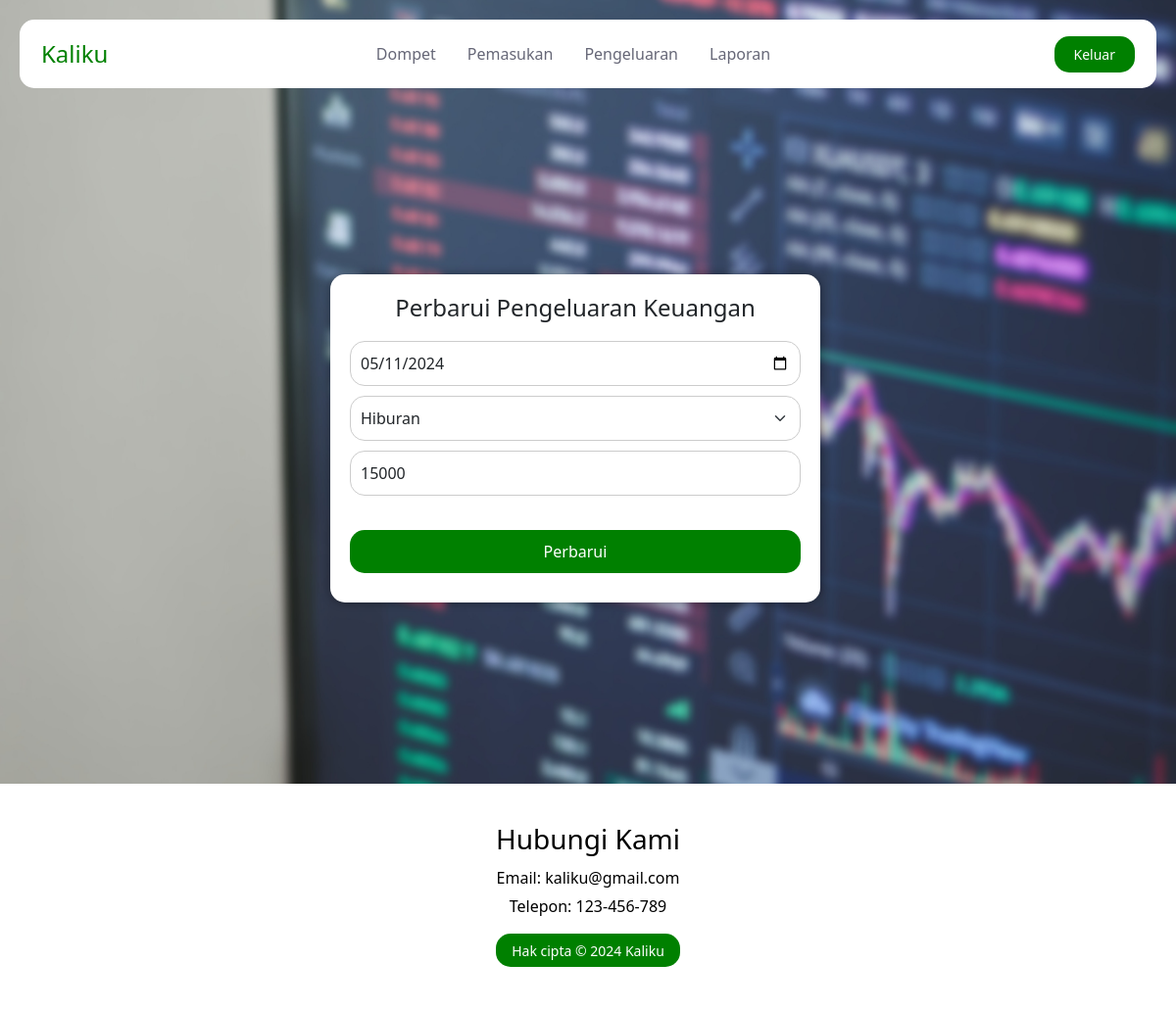
Screenshot of /edit_pengeluaran.php?id_pengeluaran=18 with the database file from the repository.
### tables this page shows
CREATE TABLE `pengeluaran` (
  `id_pengeluaran` int(11) NOT NULL,
  `id_user` int(11) NOT NULL,
  `tanggal` date NOT NULL,
  `sumber` varchar(50) NOT NULL,
  `jumlah` int(100) NOT NULL,
  `created_at` datetime NOT NULL DEFAULT current_timestamp()
);

### edit_pengeluaran.php (the view, shortened to what this page needs)
<?php
include "database/kaliku.php";
if (isset($_GET['id_pengeluaran'])) {
    $id_pengeluaran = $_GET['id_pengeluaran'];
    $sql = "SELECT * FROM pengeluaran WHERE id_pengeluaran = $id_pengeluaran";
    $result_pengeluaran = $db->query($sql);
    $row = mysqli_fetch_assoc($result_pengeluaran);
    $tanggal= $row ['tanggal'];
    $sumber= $row ['sumber'];
    $jumlah= $row ['jumlah'];
} else {
    echo "ID tidak tersedia.";
    exit();
}
?>
<!DOCTYPE html>
<html lang="en">
<head>
    <link href="https://cdn.jsdelivr.net/npm/bootstrap@5.3.3/dist/css/bootstrap.min.css" rel="stylesheet">
</head>
<body>
<nav class="navbar navbar-expand-lg fixed-top">
    <div class="container">
      <a class="navbar-brand me-auto" href="#">Kaliku</a>
      <div class="offcanvas offcanvas-end" tabindex="-1" id="offcanvasNavbar" aria-labelledby="offcanvasNavbarLabel">
        <div class="offcanvas-body">
          <ul class="navbar-nav justify-content-center flex-grow-1 pe-3">
            <li class="nav-item">
              <a class="nav-link mx-lg-2" aria-current="page" href="dashboard.php">Dompet</a>
            </li>
            <li class="nav-item">
              <a class="nav-link mx-lg-2" href="pemasukan.php">Pemasukan</a>
            </li>
            <li class="nav-item">
              <a class="nav-link mx-lg-2" href="pengeluaran.php">Pengeluaran</a>
            </li>
            <li class="nav-item">
              <a class="nav-link mx-lg-2" href="laporan.php">Laporan</a>
            </li>
          </ul>
        </div>
      </div>
      <a href="index.php" class="logout-button">Keluar</a>
    </div>
    </nav>
    <div class="container-pemasukan">
    <div class="container">
    <form action="edit_pengeluaran.php?id_pengeluaran=<?php echo $id_pengeluaran;?>" method="POST" class="sign-in-form">
      <h4>Perbarui Pengeluaran Keuangan</h4>
      <input type="date" name="tanggal" class="form-control" value="<?php echo $tanggal;?>">
      <select name="sumber" class="form-select" type="select">
            <optgroup label="Sekunder">
                <option value="Hiburan" <?php if ($sumber == "Hiburan") echo "selected"; ?>>Hiburan</option>
            </optgroup>
      </select>
      <input type="number" name="jumlah" class="form-control" value="<?php echo $jumlah;?>">
      <button style="background-color: green; color: white;" type="submit" name="update" class="btn">Perbarui</button>
    </form>
    </div>
    </div>
    <footer>
    <div class="container-footer">
        <div class="footer-column">
        <h3>Hubungi Kami</h3>
        <ul>
            <li><a href="mailto:kaliku@gmail.com">Email: kaliku@gmail.com</a></li>
            <li><a href="tel:123-456-789">Telepon: 123-456-789</a></li>
        </ul>
        <div class="bottom-footer">
            <small>Hak cipta &copy; 2024 Kaliku</small>
        </div>
        </div>
    </div>
    </footer>
</body>
</html>

### edit_pengeluaran.php (style rules this page uses)
.navbar { background-color: white; height: 70px; margin: 20px; border-radius: 15px; padding: 0.5rem; }
.navbar-brand { font-weight: 500; color: green; font-size: 24px; transition: 0.3s color; }
.logout-button { background-color: green; color: white; font-size: 14px; padding: 8px 20px; border-radius: 15px; text-decoration: none; transition: 0.3s background-color; }
.nav-link { color: #666777; font-weight: 500; position: relative; }
@media (min-width: 991px) { .nav-link::before { content: ""; position: absolute; bottom: 0; left: 50%; transform: translateX(-50%); width: 0; height: 2px; background-color: green; visibility: hidden; transition: 0.3s ease-in-out; } }
.container-pemasukan { background: url(img/bg2.jpg) no-repeat center; background-size: cover; width: 100%; height: 100vh; display: flex; justify-content: center; align-items: center; }
.sign-in-form { margin-left: 295px; margin-top: 95px; z-index: 1; width: 500px; height: auto; background-color: #fff; padding: 20px; border-radius: 15px; box-shadow: 0 0 10px rgba(0, 0, 0, 0.4); }
.sign-in-form h4 { margin-top: 0; margin-bottom: 20px; text-align: center; }
.sign-in-form input[type="date"], .sign-in-form select[type="select"], .sign-in-form button, .sign-in-form input[type="number"] { width: 100%; padding: 10px; margin-bottom: 10px; border: 1px solid #ccc; border-radius: 15px; box-sizing: border-box; }
.sign-in-form button { background-color: green; color: #fff; border: none; cursor: pointer; }
.btn { margin-top: 25px; }
footer { background-color: white; color: black; padding: 20px 0; }
.container-footer { max-width: 1200px; margin: 0 auto; text-align: center; }
.footer-column { display: inline-block; text-align: center; }
.footer-column h3 { margin-top: 20px; margin-bottom: 10px; }
.footer-column ul { list-style-type: none; padding: 0; }
.footer-column ul li { margin-bottom: 5px; }
.footer-column ul li a { color: black; text-decoration: none; }
.footer-column small { color: white; }
.bottom-footer { margin-bottom: 25px; border-radius: 15px; padding: 5px; bottom: 0; background: green; }

### rows the page displays
pengeluaran: tanggal "05/11/2024", sumber "Hiburan", jumlah "15000"
